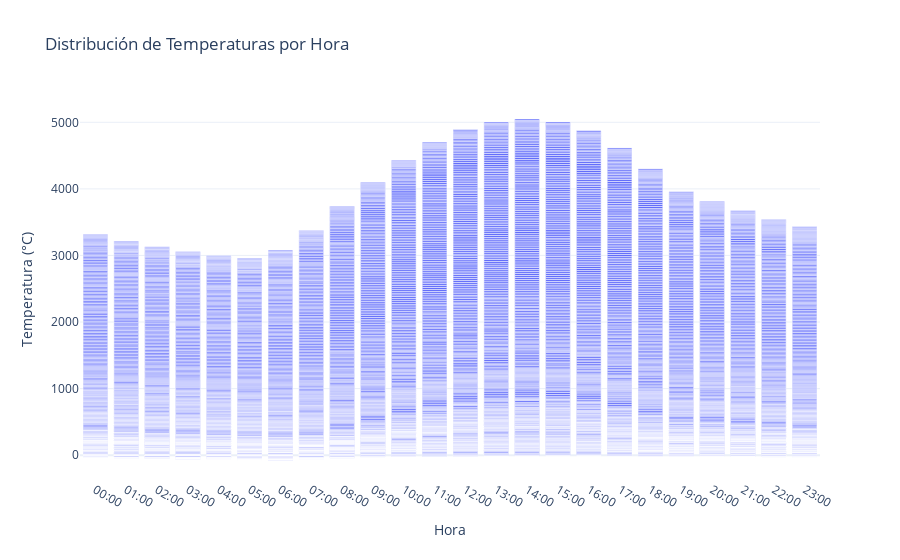

Notebook code cell kept with this figure:
### Markdown cell above
#### `Observaciones:` La temperatura promedio en el año 2023 fue de 14.26ºC. Durante los primeros cuatro meses del año, de Enero a Abril, la temperatura estuvo por debajo de esa media. Sin embargo, a partir de mayo, experimentó un aumento gradual hasta alcanzar su punto máximo en Septiembre. A partir de ese mes, la temperatura comenzó a descender nuevamente. Este patrón sugiere una variación estacional significativa a lo largo del año, con una tendencia a temperaturas más bajas en los primeros meses, seguida de un aumento progresivo y luego un descenso hacia finales del año.

### Code cell
import plotly.express as px

# Creamos el gráfico de barras con Plotly
fig = px.bar(climate, x='Time', y='Temperature (°C)',
             labels={'Temperature (°C)': 'Temperatura (°C)', 'Time': 'Hora'},
             title='Distribución de Temperaturas por Hora',
             template='plotly_white',
             barmode='group')

# Ajustamos el diseño del gráfico
fig.update_layout(
    xaxis_title='Hora',
    yaxis_title='Temperatura (°C)',
)

# Mostramos el gráfico
fig.show()

### Figure 1 — Plotly figure (JSON) as saved in the notebook; plotly's stock layout.template omitted (floating-point values rounded to 4 significant figures; data arrays with more than 128 entries replaced by an {"elided": "..."} marker saying what was removed)
{"data": [{"alignmentgroup": "True", "hovertemplate": "Hora=%{x}<br>Temperatura (°C)=%{y}<extra></extra>", "legendgroup": "", "marker": {"color": "#636efa", "pattern": {"shape": ""}}, "name": "", "offsetgroup": "", "orientation": "v", "showlegend": false, "textposition": "auto", "type": "bar", "x": {"elided": "6552 str values"}, "xaxis": "x", "y": {"elided": "6552 float values"}, "yaxis": "y"}], "layout": {"barmode": "group", "legend": {"tracegroupgap": 0}, "title": {"text": "Distribución de Temperaturas por Hora"}, "xaxis": {"anchor": "y", "domain": [0, 1], "title": {"text": "Hora"}}, "yaxis": {"anchor": "x", "domain": [0, 1], "title": {"text": "Temperatura (°C)"}}}}
